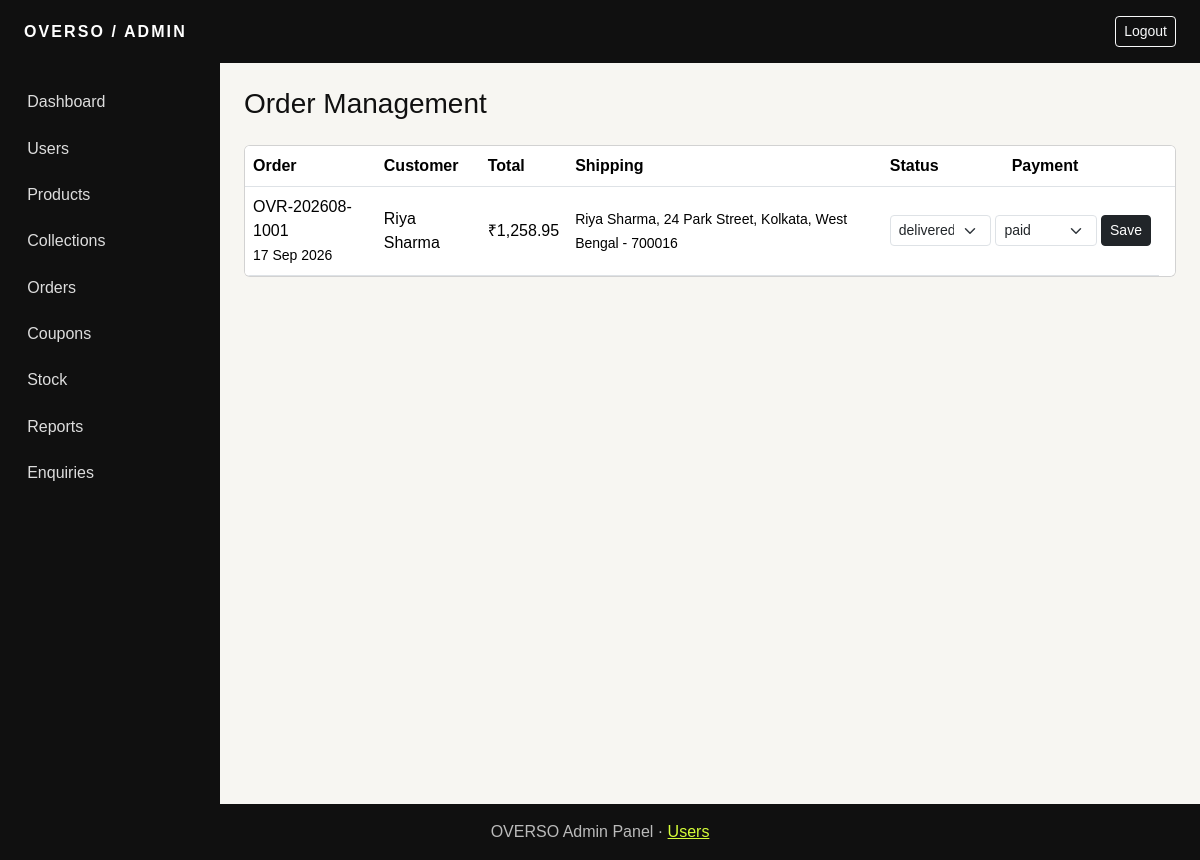
The app's page /admin/orders.php (signed in) with its own data.
### tables this page shows
CREATE TABLE orders (id INT AUTO_INCREMENT PRIMARY KEY,order_number VARCHAR(30) UNIQUE NOT NULL,user_id INT NOT NULL,coupon_id INT NULL,shipping_address TEXT NOT NULL,billing_address TEXT NOT NULL,subtotal DECIMAL(10,2) NOT NULL,coupon_discount DECIMAL(10,2) DEFAULT 0,tax DECIMAL(10,2) DEFAULT 0,delivery_charge DECIMAL(10,2) DEFAULT 0,total_amount DECIMAL(10,2) NOT NULL,payment_method ENUM('cod','upi','card','netbanking') NOT NULL,payment_status ENUM('pending','paid','failed') DEFAULT 'pending',order_status ENUM('pending','confirmed','packed','shipped','out_for_delivery','delivered','cancelled') DEFAULT 'pending',created_at TIMESTAMP DEFAULT CURRENT_TIMESTAMP,FOREIGN KEY(user_id) REFERENCES users(id),FOREIGN KEY(coupon_id) REFERENCES coupons(id),INDEX(order_status));

CREATE TABLE users (id INT AUTO_INCREMENT PRIMARY KEY, full_name VARCHAR(100) NOT NULL, username VARCHAR(50) NOT NULL UNIQUE, email VARCHAR(120) NOT NULL UNIQUE, mobile VARCHAR(15) NOT NULL UNIQUE, password VARCHAR(255) NOT NULL, address TEXT, profile_image VARCHAR(255) DEFAULT NULL, status ENUM('blocked','active') NOT NULL DEFAULT 'blocked', created_at TIMESTAMP DEFAULT CURRENT_TIMESTAMP, INDEX(status));

### includes/functions.php (called while the page is built, shortened)
<?php
function e($value): string { return htmlspecialchars((string)$value, ENT_QUOTES, 'UTF-8'); }
function money($amount): string { return '₹' . number_format((float)$amount, 2); }

### admin/orders.php (the view)
<?php $pageTitle='Order Management';require '../includes/admin-header.php';$pdo=db();if($_SERVER['REQUEST_METHOD']==='POST'){$pdo->prepare('UPDATE orders SET order_status=?,payment_status=? WHERE id=?')->execute([$_POST['order_status'],$_POST['payment_status'],(int)$_POST['id']]);flash('success','Order updated.');go('admin/orders.php');}$orders=$pdo->query('SELECT o.*,u.full_name FROM orders o JOIN users u ON u.id=o.user_id ORDER BY o.created_at DESC')->fetchAll(); ?><div class="card table-responsive"><table class="table align-middle mb-0"><thead><tr><th>Order</th><th>Customer</th><th>Total</th><th>Shipping</th><th>Status</th><th>Payment</th><th></th></tr></thead><tbody><?php foreach($orders as $o): ?><tr><td><?=e($o['order_number'])?><br><small><?=date('d M Y',strtotime($o['created_at']))?></small></td><td><?=e($o['full_name'])?></td><td><?=money($o['total_amount'])?></td><td><small><?=e($o['shipping_address'])?></small></td><td colspan="2"><form method="post" class="d-flex gap-1"><input type="hidden" name="id" value="<?=$o['id']?>"><select class="form-select form-select-sm" name="order_status"><?php foreach(['pending','confirmed','packed','shipped','out_for_delivery','delivered','cancelled'] as $s): ?><option <?=$o['order_status']===$s?'selected':''?>><?=$s?></option><?php endforeach ?></select><select class="form-select form-select-sm" name="payment_status"><?php foreach(['pending','paid','failed'] as $s): ?><option <?=$o['payment_status']===$s?'selected':''?>><?=$s?></option><?php endforeach ?></select><button class="btn btn-sm btn-dark">Save</button></form></td></tr><?php endforeach ?></tbody></table></div><?php require '../includes/admin-footer.php'; ?>

### assets/css/style.css (style rules this page uses)
:root { --ink:#101010;--paper:#f7f6f2;--lime:#d6ff39 }
body { background:var(--paper);color:var(--ink);font-family:Arial,sans-serif }
.table { background:#fff }

### records on screen
orders: order_number "OVR-202608-1001", created_at "17 Sep 2026", user.full_name "Riya Sharma", total_amount "₹1,258.95", shipping_address "Riya Sharma, 24 Park Street, Kolkata, West Bengal - 700016", order_status "delivered", payment_status "paid"

### other values on screen
$pageTitle "Order Management"
